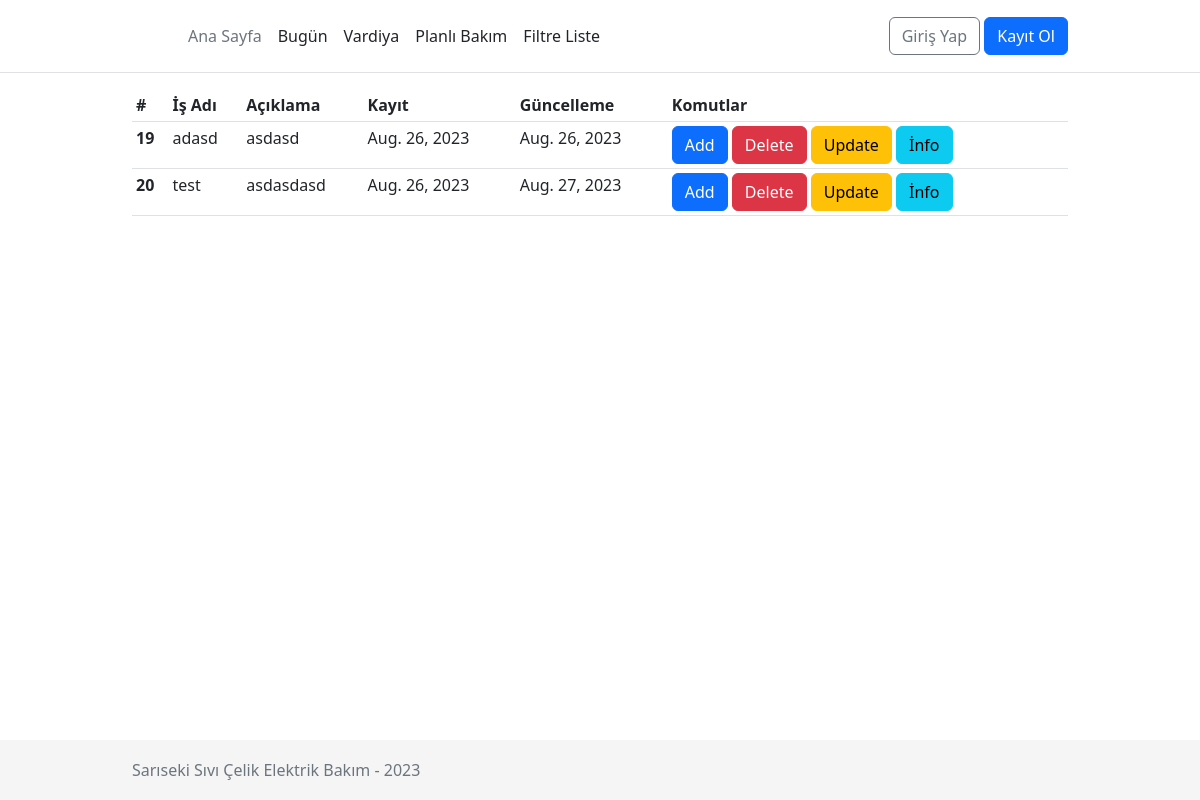
The page /works/ on the database as committed earlier.
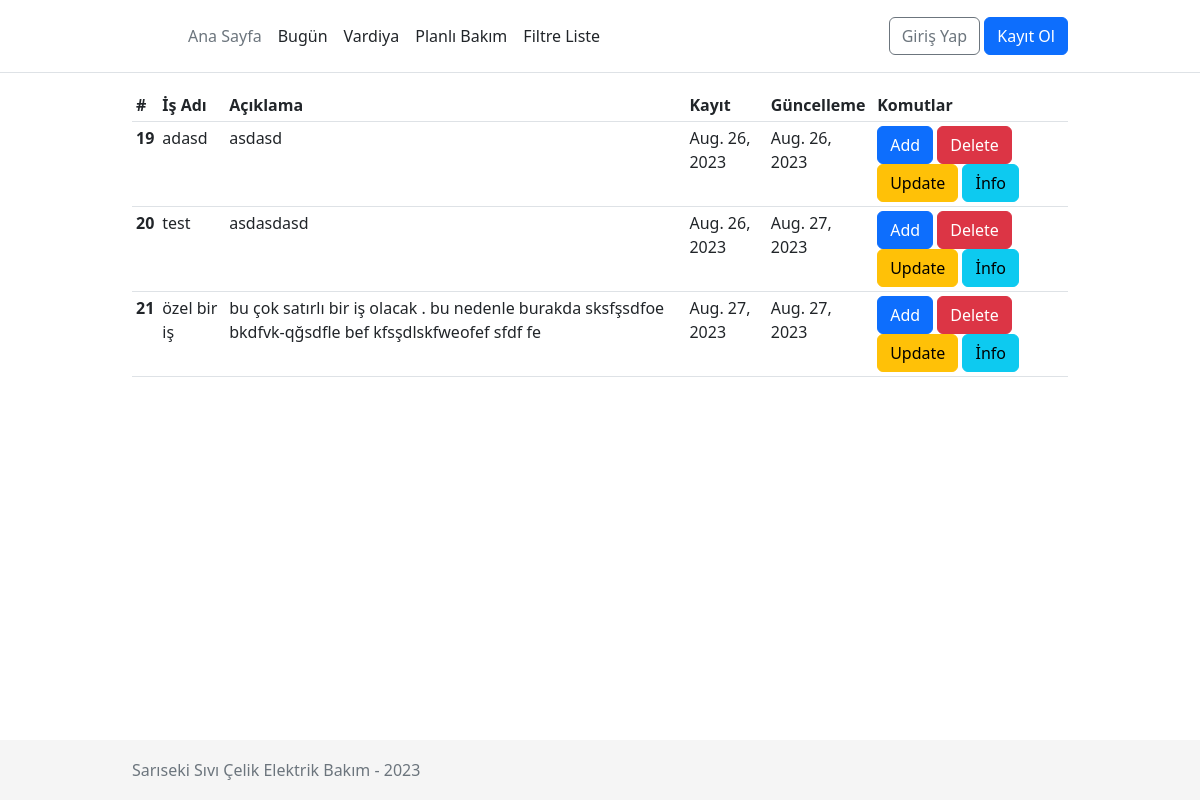
The same page on the database as committed later.
### pages/models.py (models this page shows, shortened)
class Work(models.Model):
    id    = models.AutoField(primary_key=True)
    name  = models.CharField(max_length = 100)
    detail  = models.TextField(max_length = 2000, default="")
    dateCreate = models.DateField( auto_now_add=True)
    dateUpdate = models.DateField( auto_now=True)
    class Meta:
        verbose_name = ("Work")
        verbose_name_plural = ("Works")

### pages/views.py (the view)
# urls.py: path('works/', WorkListView.as_view(), name='Work_list'),
class WorkListView(ListView):
    model = Work
    template_name = 'work/Work_list.html'
    context_object_name = 'Works'

### templates/work/work_list.html (shortened to what this page needs)
{% extends '_base.html' %}
{% block content %}
<table class="table table-sm" >
    <thead>
      <tr>
        <th scope="col" >#</th>
        <th scope="col">İş Adı</th>
        <th scope="col">Açıklama</th>
        <th scope="col">Kayıt</th>
        <th scope="col">Güncelleme</th>
        <th scope="col">Komutlar</th>
      </tr>
    </thead>
    <tbody>
        {% for work in Works %}
        <tr>
        <th scope="row">{{ work.id }}</th>
        <td>{{ work.name }}</td>
        <td>{{ work.detail }}</td>
        <td>{{ work.dateCreate }}</td>
        <td>{{ work.dateUpdate }}</td>
        <td>
            <a href="{% url 'Work_create' %}" class="btn btn-primary" role="button">Add</a>
            <a href="{% url 'Work_delete' work.pk %}" class="btn btn-danger" role="button">Delete</a>
            <a href="{% url 'Work_update' work.pk %}" class="btn btn-warning" role="button">Update</a>
            <a href="{% url 'Work_detail' work.pk %}" class="btn btn-info" role="button">İnfo</a>
        </td>
        </tr>
        {% empty %}
        <h3>No works yet.</h3>
        <a href="{% url 'Work_create' %}">Add work</a>
        {% endfor %}
    </tbody>
  </table>
{% endblock content %}

### templates/_base.html (shortened to what this page needs)
{% load static %}
<!DOCTYPE html>
<html lang="en">
<head>
  {% block css %}
  <link href="https://cdn.jsdelivr.net/npm/bootstrap@5.2.3/dist/css/bootstrap.min.css" rel="stylesheet"
>
  <link rel="stylesheet" href="{% static 'css/base.css' %}">
  {% endblock %}
</head>
<body>
  <header class="p-3 mb-3 border-bottom">
    <div class="container">
      <div class="d-flex flex-wrap align-items-center justify-content-center justify-content-lg-start">
        <a href="/" class="d-flex align-items-center mb-2 mb-lg-0 text-dark text-decoration-none">
          <svg class="bi me-2" width="40" height="32" role="img" aria-label="Bootstrap">
            <use xlink:href="#bootstrap" />
          </svg>
        </a>
        <ul class="nav col-12 col-lg-auto me-lg-auto mb-2 justify-content-center mb-md-0">
          <li><a href="{% url 'Work_list' %}" class="nav-link px-2 link-secondary">Ana Sayfa</a></li>
          <li><a href="{% url 'about' %}" class="nav-link px-2 link-dark">Bugün </a></li>
          <li><a href="{% url 'about' %}" class="nav-link px-2 link-dark">Vardiya </a></li>
          <li><a href="{% url 'about' %}" class="nav-link px-2 link-dark">Planlı Bakım </a></li>
          <li><a href="{% url 'Work_list_today' %}" class="nav-link px-2 link-dark">Filtre Liste </a></li>
        </ul>
        <div class="dropdown text-end">
          {% if user.is_authenticated %}
          <a href="#" class="d-block link-dark text-decoration-none dropdown-toggle" data-bs-toggle="dropdown"
            aria-expanded="false">
            {{ user.email }}
          </a>
          <ul class="dropdown-menu text-small">
            <li><a class="dropdown-item" href="{% url 'account_change_password' %}">Change password</a></li>
            <li>
              <hr class="dropdown-divider">
            </li>
            <li><a class="dropdown-item" href="{% url 'account_logout' %}">Sign out</a></li>
          </ul>
          {% else %}
          <form class="form-inline ml-auto">
            <a href="{% url 'account_login' %}" class="btn btn-outline-secondary">Giriş Yap</a>
            <a href="{% url 'account_signup' %}" class="btn btn-primary ml-2">Kayıt Ol</a>
          </form>
          {% endif %}
        </div>
      </div>
    </div>
  </header>
  <div class="container">
    {% block content %}{% endblock content %}
  </div>
  <footer class="footer">
    <div class="container">
      <span class="text-muted">Sarıseki Sıvı Çelik Elektrik Bakım - 2023</span>
    </div>
  </footer>
</body>
</html>

### static/css/base.css (style rules this page uses)
html { position: relative; min-height: 100%; font-size: 14px; }
@media (min-width: 768px) { html { font-size: 16px; } }
body { margin-bottom: 60px; }
.container { max-width: 960px; }
.footer { position: absolute; bottom: 0; width: 100%; height: 60px; line-height: 60px; background-color: #f5f5f5; }

Rows that differ between the two databases and show on the page:
added Work: id "21", name "özel bir iş", detail "bu çok satırlı bir iş olacak . bu nedenle burakda sksfşsdfoe bkdfvk-qğsdfle bef kfsşdlskfweofef sfdf fe", dateCreate "Aug. 27, 2023", dateUpdate "Aug. 27, 2023"
